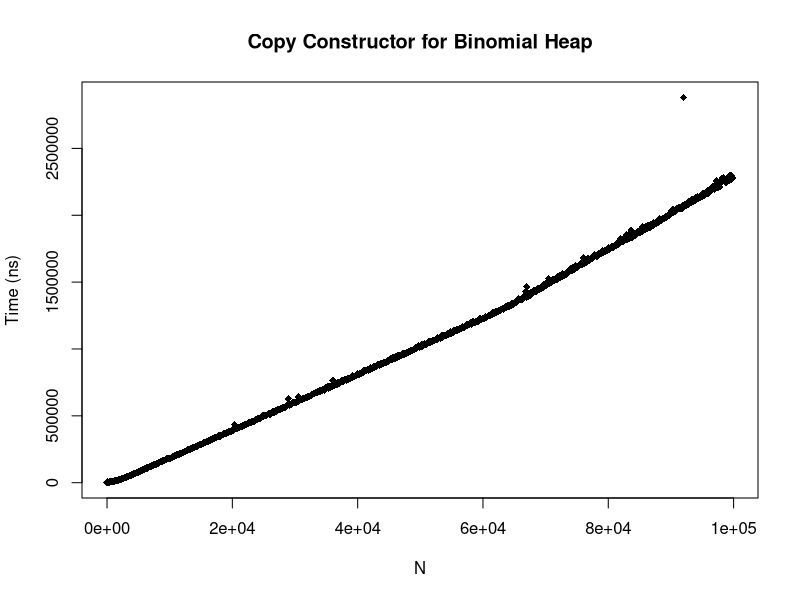
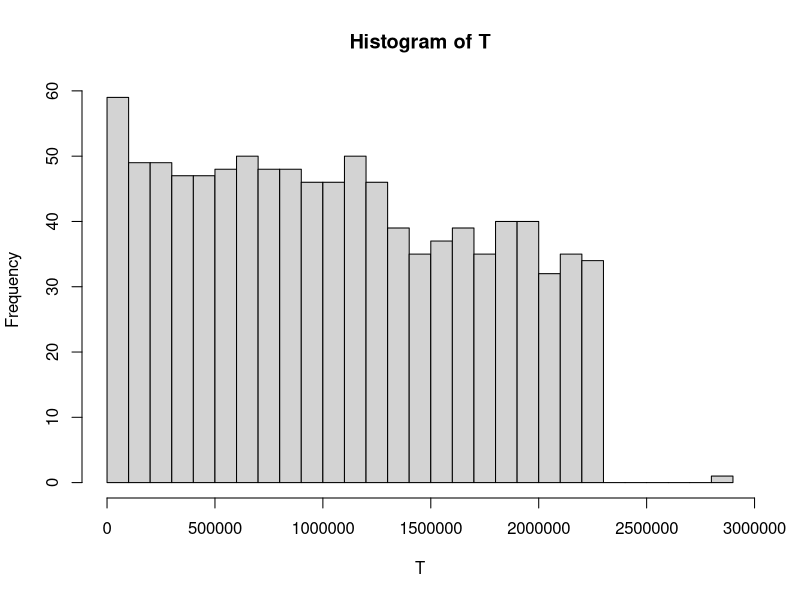
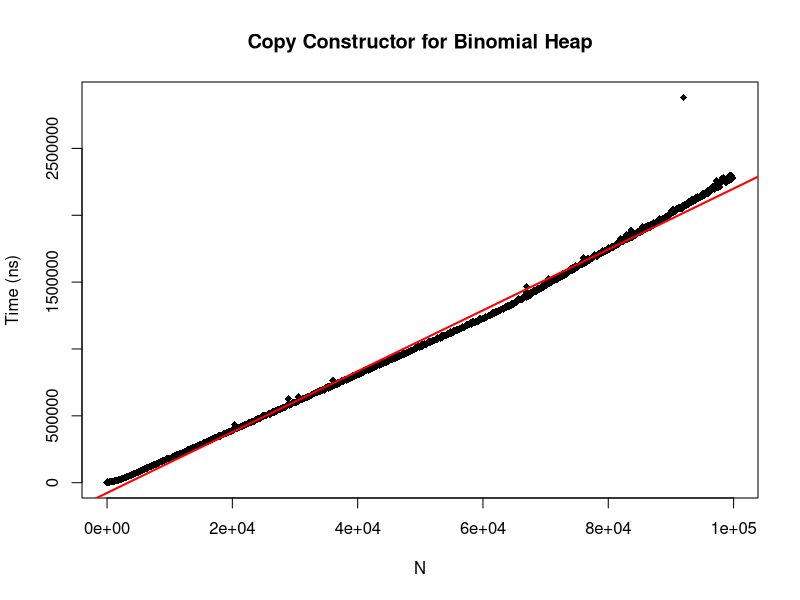

These figures' R source, in order:
# Preston Dunton
# CS320 Honors Option
# May 20, 2020
# pdunton@rams.colostate.edu

# the copy constructor should be hould be O(n)
# where n is the size of the array to be copied

copy_binomial = read.csv("./copy_ctor_binomial.csv")
attach(copy_binomial)

summary(T)
# min 727
# q1 498590
# median 1020990
# mean 1060626
# q3 1612424
# max 2881307

plot(N,T,pch=18,xlab="N",ylab="Time (ns)",main="Copy Constructor for Binomial Heap")
hist(T,breaks=30)

# Let's see if we can remove some outliers

sum(T>2500000) # There's only one point that seems to lie above the rest. 
# this will not strongly affect our analysis

# Let's see if we can correlate N and T.  It appears to be a linear relationship, as we expect.

cor(N,T) # very strong corelation of 0.9972907

model = lm(T~N)
summary(model)

plot(N,T,pch=18,xlab="N",ylab="Time (ns)",main="Copy Constructor for Binomial Heap")
abline(model,lwd=2,col="red")

# The data seen for the copy constructor is clearly linear, which is expected given that
# to copy a heap, you must copy each element.
# Our linear regersion model tells us that for each additional element in the heap, 
# copying takes about 22.7604 extra nanoseconds.
# Complexity is O(n)

detach(copy_binomial)